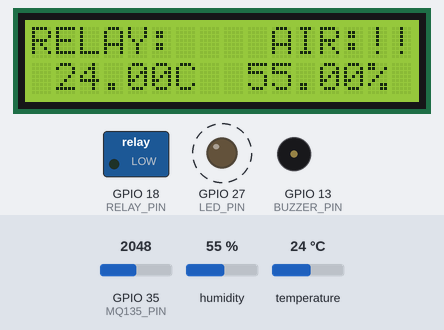
A sketch run on a simulated ESP32. Parts: 16×2 character LCD, switched loads named in the sketch (green lamp = pin HIGH), output pins drawn as LEDs (lit = HIGH), buzzer (waves = sounding). Dashed ring = blinking. Inputs (shaded band) come from the test bench; at power-on: GPIO 35 (MQ135_PIN) = 2048, humidity 55 %, temperature 24 °C. WiFi joins after 1.5 s; servers stay silent unless stated; uploads are accepted with an empty reply; the local clock reads 2024-03-15 10:24:30 at power-on unless the sketch sets it; what the sketch prints to the serial monitor is not drawn.

Above: at 7.15 s.
7.2 s: GPIO 35 (MQ135_PIN) set to 849
13.9 s: GPIO 35 (MQ135_PIN) set to 761
At 17.2 s:
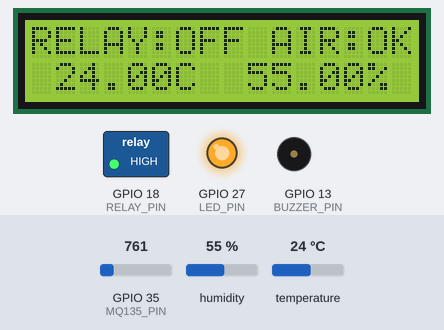
20.6 s: GPIO 35 (MQ135_PIN) set to 1228
At 25.3 s:
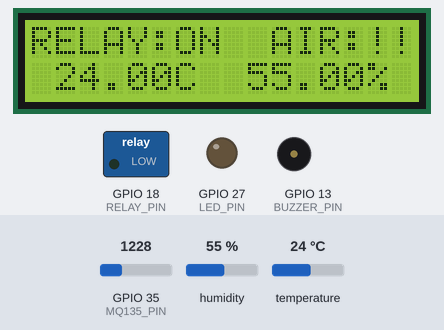
27.3 s: humidity set to 22 %
At 31.1 s:
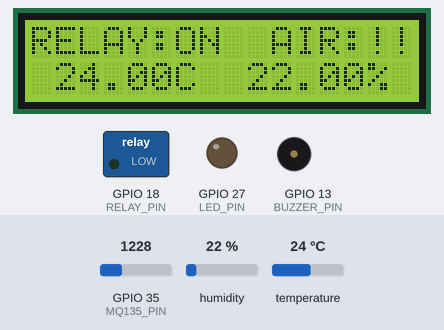
34.0 s: temperature set to 12 °C
At 40.4 s:
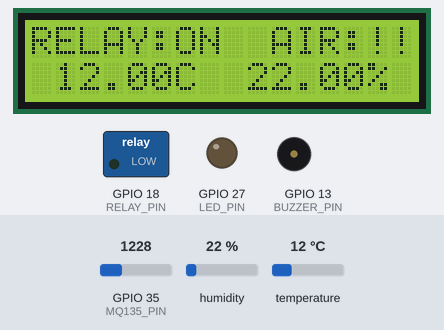
40.7 s: humidity set to 40 %
At 46.2 s:
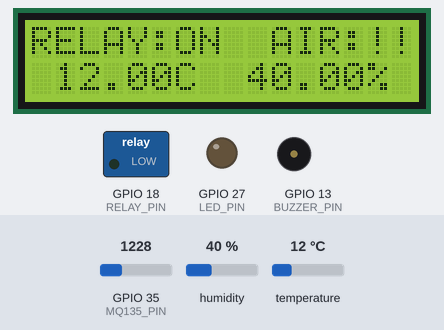
Timing chart, 0 to 48.4 s (numbered marks = the images above; inputs shaded):
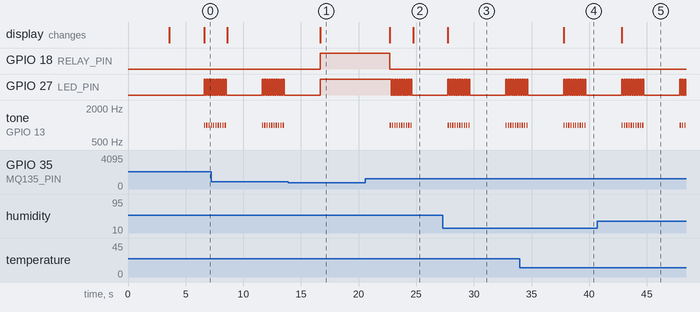

The sketch:

room_monitor_code.ino
```cpp
#include <Wire.h>
#include <LiquidCrystal_I2C.h>
#include <DHT.h>
#include "WiFi.h"
#include <HTTPClient.h>
#include "time.h"

#define DHTPIN 2
#define DHTTYPE DHT22
#define RELAY_PIN 18
#define BUZZER_PIN 13
#define LED_PIN 27
#define MQ135_PIN 35
#define THRESHOLD_HUMIDITY 80
#define THRESHOLD_ANALOG_MQ135 20

int done = 0; // Variable for blinking once
int drop = 0; // Variable for blinking once
int count = 1; // Variable for counting how much data is registered since the device is started
float temperature;
float humidity;
int air;
String relayStatus = "OFF";
String airStatus = "OK";

const char* ntpServer = "pool.ntp.org";
const long gmtOffset_sec = 25200; // Timezone Indonesia
const int daylightOffset_sec = 0;
const char* ssid = "Galaxy A72 39CD"; // Wi-Fi Name
const char* password = "okhf5496"; // Wi-Fi Password
String GOOGLE_SCRIPT_ID = "AKfycbz6_-GkmX5AoiZluVJVEQXK3oYQYcli434GWaeuxbbCal7k2ttQn2ZaRrLvm8fE3vQ"; // ID Google Script

DHT dht(DHTPIN, DHTTYPE);
LiquidCrystal_I2C lcd(0x27, 16, 2);

void send_data_to_server(void *parameter);
void local_data_read_write(void *parameter);

// Turn on buzzer once
void beepOnce() {
  if (done == 0 && drop == 1) {
    digitalWrite(BUZZER_PIN, HIGH);
    delay(200);
    digitalWrite(BUZZER_PIN, LOW);
    done = 1;
    drop = 0;
  }
}

// Blink without delay
void blink(unsigned long currentMillis, unsigned long interval, const int pin) {
  static unsigned long previousMillis = 0;
  if (currentMillis - previousMillis >= interval) {
    previousMillis = currentMillis;
    if (digitalRead(pin) == LOW) {
      digitalWrite(pin, HIGH);
    }
    else {
      digitalWrite(pin, LOW);
    }
  }
}

void setup() {
  Serial.begin(115200);
  dht.begin();
  delay(2000);
  Serial.print("Wi-Fi Name: ");
  Serial.println(ssid);
  Serial.println("Connecting to Wi-Fi...");
  Serial.flush();
  WiFi.begin(ssid, password);
  while (WiFi.status() != WL_CONNECTED) {
    delay(500);
    Serial.print(".");
  }
  Serial.println("Connected to WiFi");
  Serial.print("IP Address: ");
  Serial.println(WiFi.localIP());
  configTime(gmtOffset_sec, daylightOffset_sec, ntpServer); // Start configtime base on ntpServer
  lcd.init();
  lcd.backlight();
  lcd.setCursor(0, 0);
  lcd.print("RELAY: ");
  lcd.setCursor(10, 0);
  lcd.print("AIR:");
  pinMode(RELAY_PIN, OUTPUT);
  pinMode(BUZZER_PIN, OUTPUT);
  pinMode(LED_PIN, OUTPUT);
  pinMode(MQ135_PIN, INPUT);

  // Use multitask to reduce delay and doing task at different times
  // Create task on core 0 for sending data to server
  xTaskCreatePinnedToCore(
    send_data_to_server,   /* Task function. */
    "send_data_to_server",     /* name of task. */
    10000,       /* Stack size of task */
    NULL,        /* parameter of the task */
    1,           /* priority of the task */
    NULL,      /* Task handle to keep track of created task */
    0            /* pin task to core 0 */
  );

  // Create task on core 1 for reading sensor and writting the LED, buzzer, and LCD
  xTaskCreatePinnedToCore(
    local_data_read_write,   /* Task function. */
    "local_data_read_write",     /* name of task. */
    10000,       /* Stack size of task */
    NULL,        /* parameter of the task */
    1,           /* priority of the task */
    NULL,      /* Task handle to keep track of created task */
    1            /* pin task to core 1 */
  );
}

void send_data_to_server(void *parameter) {
  for(;;) {
    if (WiFi.status() == WL_CONNECTED) {
      static bool flag = false;
      struct tm timeInfo;
      if (!getLocalTime(&timeInfo)) {
        Serial.println("Failed to obtain time information...");
        return;
      }
      char getTime[50];
      strftime(getTime, sizeof(getTime), "%A, %B %d %Y %H:%M:%S", &timeInfo);
      String combinedTime(getTime);
      combinedTime.replace(" ", "-");
      Serial.print("Time: ");
      Serial.println(combinedTime);
      // Send data to Google Script
      String linkURL = "https://script.google.com/macros/s/"+GOOGLE_SCRIPT_ID+"/exec?"+"date=" + combinedTime + "&count=" + String(count) + "&sensor1=" + String(temperature) + "&sensor2=" + String(humidity) + "&airSensor=" + String(air) + "&buzzerAlert=" + String(airStatus)+ "&relayStatus=" + String(relayStatus);
      Serial.print("Sending data to spreadsheet: ");
      Serial.println(linkURL);
      HTTPClient http;
      http.begin(linkURL.c_str());
      http.setFollowRedirects(HTTPC_STRICT_FOLLOW_REDIRECTS);
      int httpCode = http.GET();
      Serial.print("HTTP Status Code: ");
      Serial.println(httpCode);

      String payload;
      if (httpCode > 0) {
          payload = http.getString();
          Serial.println("Payload: "+payload);
      }
      http.end();
      count++;
      // Print output to serial monitor
      Serial.println("Data has been sent to the server");
      Serial.print("Temperature: ");
      Serial.println(temperature);
      Serial.print("Humidity: ");
      Serial.print(humidity);
      Serial.println("%");
      Serial.print("Air: ");
      Serial.print(air);
      Serial.println("%");
      Serial.print("Buzzer Alert Status: ");
      Serial.println(airStatus);
      Serial.print("Relay Status: ");
      Serial.println(relayStatus);
      Serial.println("");
      delay(8000);
    }
  }
}

void local_data_read_write(void *parameter) {
  for(;;) {
    if (WiFi.status() == WL_CONNECTED) {
      delay(3000);
      // Sensor
      temperature = dht.readTemperature();
      humidity = dht.readHumidity();
      air = map(analogRead(MQ135_PIN), 0, 4095, 0, 100);

      if (isnan(temperature) || isnan(humidity)) {
        Serial.println("Error reading DHT sensor");
        continue;
      }

      // Local Variable to prevent global variable bug (conflict with other task)
      float local_temp = temperature;
      float local_hum = humidity;
      int local_air = air;

      // Print temperature and humidity to LCD
      lcd.setCursor(1, 1);
      lcd.print(local_temp);
      lcd.print("C  ");
      lcd.setCursor(9, 1);
      lcd.print(local_hum);
      lcd.print("% ");
      unsigned long currentMillis = millis();
      // System Logic
      /*
      When humidity > threshold, blink LED continously, blink buzzer once, write "ON", trigger relay
      When gas sensor > threshold, blink LED fast, blink buzzer fast, write "ON", trigger relay
      Else, don't do anything, write "OFF"
      */
      if (local_hum < THRESHOLD_HUMIDITY) {
        drop = 1;
      }
      if (local_hum >= THRESHOLD_HUMIDITY && drop == 1) {
        done = 0;
      }
      if (local_hum < THRESHOLD_HUMIDITY && local_air < THRESHOLD_ANALOG_MQ135) {
        digitalWrite(BUZZER_PIN, LOW);
        digitalWrite(RELAY_PIN, HIGH);
        digitalWrite(LED_PIN, HIGH);
      }
      else if (local_hum >= THRESHOLD_HUMIDITY && local_air < THRESHOLD_ANALOG_MQ135) {
        beepOnce();
        digitalWrite(RELAY_PIN, LOW);
        blink(currentMillis, 500, LED_PIN);
      }
      if (local_air >= THRESHOLD_ANALOG_MQ135) {
        digitalWrite(RELAY_PIN, LOW);
        airStatus = "WARNING!";
        lcd.setCursor(14, 0);
        lcd.print("!!");
        for (int i = 0; i < 10; i++) {
          tone(BUZZER_PIN, 1000);
          digitalWrite(LED_PIN, HIGH);
          delay(100);
          digitalWrite(LED_PIN, LOW);
          noTone(BUZZER_PIN);
          delay(100);
        }
      }
      else {
        airStatus = "OK";
        lcd.setCursor(14, 0);
        lcd.print("OK");
      }
      if (digitalRead(RELAY_PIN) == LOW) {
        relayStatus = "ON";
        lcd.setCursor(6, 0);
        lcd.print("ON ");
      }
      else {
        relayStatus = "OFF";
        lcd.setCursor(6, 0);
        lcd.print("OFF");
      }
    }
  }
}

void loop() {
}
```

Measured:
- the behaviour switches between 819 and 818 on GPIO 35 (MQ135_PIN) (found by bisection; images 0 and 1)
- after the input at 13.9 s, GPIO 18 (RELAY_PIN): LOW → HIGH after 2.8 s; GPIO 27 (LED_PIN): goes on until 16.7 s, then stays HIGH; tone on GPIO 13 (BUZZER_PIN): stops changing and stays silent; the display: first changes after 2.8 s (image 1 shows a later state)
- after the input at 20.6 s, GPIO 18 (RELAY_PIN): HIGH → LOW after 2.1 s; GPIO 27 (LED_PIN): alternates HIGH for 0.10 s and LOW for 0.10 s, 19 changes in all, then stays LOW, starting after 2.2 s
- after the input at 27.3 s, the display: changes after 0.44 s (image 3)
- after the input at 34.0 s, the display: changes after 3.8 s (image 4)
- after the input at 40.7 s, the display: changes after 2.1 s (image 5)
